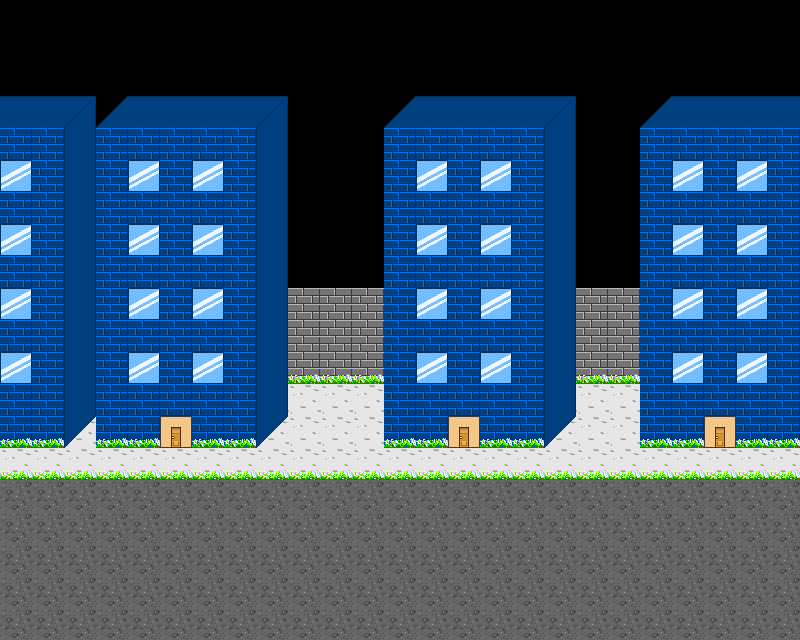

Tiled map render using the project's own tile images. Description and the map definition, with tile-layer contents summarised, below:
An orthogonal 25x20 tile map with 32x32 px tiles, 3 tile layers (Tile Layer 1, Tile Layer 2, Tile Layer 3).

<map version="1.0" orientation="orthogonal" width="25" height="20" tilewidth="32" tileheight="32">
 <tileset firstgid="1" name="tiles" tilewidth="32" tileheight="32">
  <image source="../gfx/tiles.png" width="512" height="512" />
 </tileset>
 <layer name="Tile Layer 1" width="25" height="20">
  <data>[500 cells, 275 non-empty, 4 distinct tile ids]</data>
 </layer>
 <layer name="Tile Layer 2" width="25" height="20">
  <data>[500 cells, 345 non-empty, 9 distinct tile ids]</data>
 </layer>
 <layer name="Tile Layer 3" width="25" height="20">
  <data>[500 cells, 44 non-empty, 1 distinct tile ids]</data>
 </layer>
</map>
